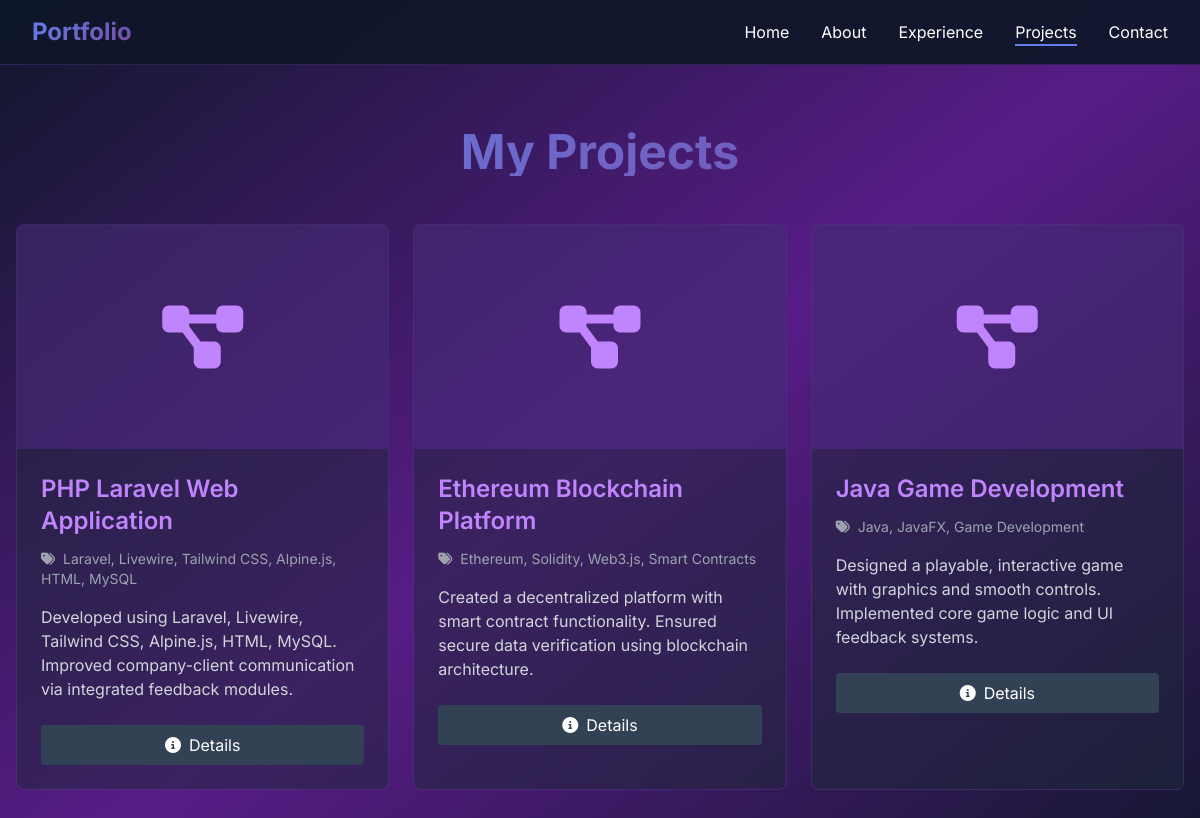
/projects/, run on the app's committed database.
### portfolio/models.py (models this page shows, shortened)
class Project(models.Model):
    title = models.CharField(max_length=200)
    description = models.TextField()
    technologies = models.CharField(max_length=300)
    github_url = models.URLField(blank=True, null=True)
    live_url = models.URLField(blank=True, null=True)
    featured = models.BooleanField(default=False)
    order = models.IntegerField(default=0)
    image = models.ImageField(upload_to='projects/', blank=True, null=True)
    created_at = models.DateTimeField(auto_now_add=True)
    class Meta:
        ordering = ['order', '-created_at']
        verbose_name = 'Project'
        verbose_name_plural = 'Projects'

### portfolio/views.py (the view)
# urls.py: path('projects/', views.projects_list, name='projects'),
def projects_list(request):
    projects = Project.objects.all()
    if request.GET.get('featured') == 'true':
        projects = projects.filter(featured=True)
    paginator = Paginator(projects, 9)
    page_number = request.GET.get('page')
    page_obj = paginator.get_page(page_number)
    context = {
        'page_obj': page_obj,
        'projects': page_obj.object_list,
    }
    return render(request, 'portfolio/projects.html', context)

### portfolio/templates/portfolio/projects.html (shortened to what this page needs)
{% extends 'portfolio/base.html' %}
{% block content %}
<section class="pt-32 pb-20 px-4">
    <div class="max-w-7xl mx-auto">
        <h1 class="text-5xl font-bold mb-12 text-center gradient-text">My Projects</h1>
        <div class="grid md:grid-cols-2 lg:grid-cols-3 gap-6 mb-12">
            {% for project in projects %}
            <div class="bg-slate-800/50 rounded-lg border border-purple-500/20 overflow-hidden card-hover">
                {% if project.image %}
                <img src="{{ project.image.url }}" alt="{{ project.title }}" class="w-full h-56 object-cover">
                {% else %}
                <div class="w-full h-56 bg-purple-600/20 flex items-center justify-center">
                    <i class="fas fa-project-diagram text-7xl text-purple-400"></i>
                </div>
                {% endif %}
                <div class="p-6">
                    <h3 class="text-2xl font-semibold mb-3 text-purple-400">{{ project.title }}</h3>
                    <p class="text-sm text-gray-400 mb-4">
                        <i class="fas fa-tags mr-2"></i>{{ project.technologies }}
                    </p>
                    <p class="text-gray-300 mb-6">{{ project.description }}</p>
                    <div class="flex gap-3">
                        <a href="{% url 'portfolio:project_detail' project.pk %}" class="flex-1 bg-slate-700 hover:bg-slate-600 px-4 py-2 rounded text-center transition-colors">
                            <i class="fas fa-info-circle mr-2"></i>Details
                        </a>
                    </div>
                </div>
            </div>
            {% endfor %}
        </div>
    </div>
</section>
{% endblock %}

### portfolio/templates/portfolio/base.html (style rules this page uses)
body { font-family: 'Inter', sans-serif; }
html { scroll-behavior: smooth; }
.gradient-text { background: linear-gradient(135deg, #667eea 0%, #764ba2 100%); -webkit-background-clip: text; -webkit-text-fill-color: transparent; background-clip: text; }
.card-hover { transition: all 0.3s ease; }

### data on the page
Project: title "PHP Laravel Web Application", technologies "Laravel, Livewire, Tailwind CSS, Alpine.js, HTML, MySQL", description "Developed using Laravel, Livewire, Tailwind CSS, Alpine.js, HTML, MySQL. Improved company-client communication via integrated feedback modules."
Project: title "Ethereum Blockchain Platform", technologies "Ethereum, Solidity, Web3.js, Smart Contracts", description "Created a decentralized platform with smart contract functionality. Ensured secure data verification using blockchain architecture."
Project: title "Java Game Development", technologies "Java, JavaFX, Game Development", description "Designed a playable, interactive game with graphics and smooth controls. Implemented core game logic and UI feedback systems."

### other printed values
{{ site_profile.name|truncatewords:2|default:"Portfolio" }} "Portfolio"
